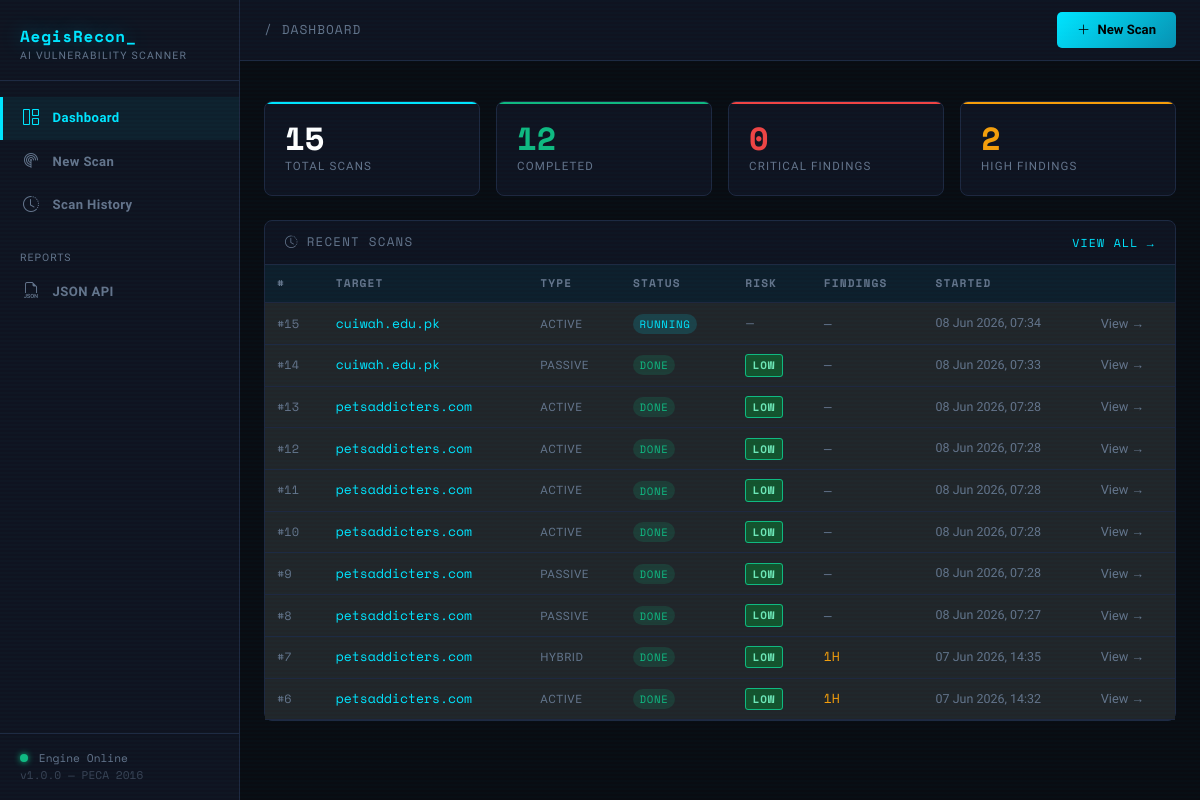
The page / on the database its author committed.
### models/scan.py (models this page shows, shortened)
class ScanTarget(db.Model):
    __tablename__ = "scan_targets"
    id             = db.Column(db.Integer, primary_key=True)
    target         = db.Column(db.String(255), nullable=False)   # domain / IP
    scan_type      = db.Column(db.String(20), default="hybrid")  # passive|active|hybrid
    status         = db.Column(db.String(20), default="pending") # pending|running|done|error
    created_at     = db.Column(db.DateTime, default=datetime.utcnow)
    completed_at   = db.Column(db.DateTime, nullable=True)
    error_message  = db.Column(db.Text, nullable=True)
    findings    = db.relationship("ScanFinding",  backref="scan", lazy="dynamic", cascade="all, delete-orphan")
    risk_score  = db.relationship("RiskScore",    backref="scan", uselist=False,  cascade="all, delete-orphan")
    recon_data  = db.relationship("ReconData",    backref="scan", uselist=False,  cascade="all, delete-orphan")
    report      = db.relationship("ScanReport",   backref="scan", uselist=False,  cascade="all, delete-orphan")
    def findings_by_severity(self):
        counts = {"critical": 0, "high": 0, "medium": 0, "low": 0, "info": 0}
        for f in self.findings:
            if f.severity in counts:
                counts[f.severity] += 1
        return counts

class RiskScore(db.Model):
    __tablename__ = "risk_scores"
    id                   = db.Column(db.Integer, primary_key=True)
    scan_id              = db.Column(db.Integer, db.ForeignKey("scan_targets.id"), nullable=False)
    overall_score        = db.Column(db.Float, default=0.0)
    risk_level           = db.Column(db.String(20), default="info")  # critical|high|medium|low|info
    score_open_ports     = db.Column(db.Float, default=0.0)
    score_ssl            = db.Column(db.Float, default=0.0)
    score_headers        = db.Column(db.Float, default=0.0)
    score_cve            = db.Column(db.Float, default=0.0)
    score_services       = db.Column(db.Float, default=0.0)
    peca_min_pkr         = db.Column(db.BigInteger, default=0)
    peca_max_pkr         = db.Column(db.BigInteger, default=0)
    predictive_score_30d = db.Column(db.Float, default=0.0)
    breach_probability   = db.Column(db.Float, default=0.0)  # 0.0 – 1.0
    ai_summary           = db.Column(db.Text, nullable=True)
    ai_summary_ur        = db.Column(db.Text, nullable=True)   # Urdu translation
    created_at           = db.Column(db.DateTime, default=datetime.utcnow)

### app.py (the view)
    @app.route("/")
    def index():
        recent_scans = (
            ScanTarget.query
            .order_by(ScanTarget.created_at.desc())
            .limit(app.config["SCANS_PER_PAGE"])
            .all()
        )
        total_scans    = ScanTarget.query.count()
        done_scans     = ScanTarget.query.filter_by(status="done").count()
        critical_count = ScanFinding.query.filter_by(severity="critical").count()
        high_count     = ScanFinding.query.filter_by(severity="high").count()
        stats = {
            "total":    total_scans,
            "done":     done_scans,
            "critical": critical_count,
            "high":     high_count,
        }
        return render_template("index.html", scans=recent_scans, stats=stats)

### templates/index.html (shortened to what this page needs)
{% extends "base.html" %}
{% block breadcrumb %}/ Dashboard{% endblock %}
{% block content %}
<div class="row g-3 mb-4">
  <div class="col-6 col-md-3">
    <div class="stat-card accent-cyan">
      <div class="stat-value text-white">{{ stats.total }}</div>
      <div class="stat-label">Total Scans</div>
    </div>
  </div>
  <div class="col-6 col-md-3">
    <div class="stat-card accent-green">
      <div class="stat-value" style="color:var(--aegis-green)">{{ stats.done }}</div>
      <div class="stat-label">Completed</div>
    </div>
  </div>
  <div class="col-6 col-md-3">
    <div class="stat-card accent-red">
      <div class="stat-value" style="color:var(--aegis-red)">{{ stats.critical }}</div>
      <div class="stat-label">Critical Findings</div>
    </div>
  </div>
  <div class="col-6 col-md-3">
    <div class="stat-card accent-orange">
      <div class="stat-value" style="color:var(--aegis-orange)">{{ stats.high }}</div>
      <div class="stat-label">High Findings</div>
    </div>
  </div>
</div>
{% if scans %}
<div class="card-aegis">
  <div class="card-header d-flex justify-content-between align-items-center">
    <span><i class="bi bi-clock-history me-2"></i>Recent Scans</span>
    <a href="{{ url_for('history') }}" style="font-size:0.72rem; color:var(--aegis-cyan); text-decoration:none;">View All →</a>
  </div>
  <div class="table-responsive">
    <table class="table table-aegis mb-0">
      <thead>
        <tr>
          <th>#</th>
          <th>Target</th>
          <th>Type</th>
          <th>Status</th>
          <th>Risk</th>
          <th>Findings</th>
          <th>Started</th>
          <th></th>
        </tr>
      </thead>
      <tbody>
        {% for scan in scans %}
        <tr>
          <td style="color:var(--aegis-muted); font-family:var(--aegis-mono); font-size:0.75rem;">#{{ scan.id }}</td>
          <td>
            <a href="{{ url_for('scan_detail', scan_id=scan.id) }}"
               style="color:var(--aegis-cyan); text-decoration:none; font-family:var(--aegis-mono); font-size:0.82rem;">
              {{ scan.target }}
            </a>
          </td>
          <td>
            <span style="font-size:0.72rem; color:var(--aegis-muted); text-transform:uppercase; letter-spacing:0.05em;">
              {{ scan.scan_type }}
            </span>
          </td>
          <td>
            <span class="status-pill status-{{ scan.status }}">{{ scan.status }}</span>
          </td>
          <td>
            {% if scan.risk_score %}
              {% set lvl = scan.risk_score.risk_level %}
              <span class="severity-badge badge-{{ lvl }}">{{ lvl }}</span>
            {% else %}
              <span style="color:var(--aegis-muted); font-size:0.75rem;">—</span>
            {% endif %}
          </td>
          <td style="font-family:var(--aegis-mono); font-size:0.82rem;">
            {% set fc = scan.findings_by_severity() %}
            {% if fc.high > 0 %}<span style="color:var(--aegis-orange)">{{ fc.high }}H</span> {% endif %}
            {% if fc.critical == 0 and fc.high == 0 and fc.medium == 0 %}
              <span style="color:var(--aegis-muted)">—</span>
            {% endif %}
          </td>
          <td style="color:var(--aegis-muted); font-size:0.78rem;">
            {{ scan.created_at | datetimeformat }}
          </td>
          <td>
            <a href="{{ url_for('scan_detail', scan_id=scan.id) }}"
               style="color:var(--aegis-muted); font-size:0.8rem; text-decoration:none;">
              View →
            </a>
          </td>
        </tr>
        {% endfor %}
      </tbody>
    </table>
  </div>
</div>
{% endif %}
{% endblock %}

### templates/base.html (shortened to what this page needs)
<!DOCTYPE html>
<html lang="en" data-bs-theme="dark">
<head>
  <link rel="stylesheet" href="https://cdnjs.cloudflare.com/ajax/libs/bootstrap/5.3.3/css/bootstrap.min.css" />
  <link rel="stylesheet" href="https://cdnjs.cloudflare.com/ajax/libs/bootstrap-icons/1.11.3/font/bootstrap-icons.min.css" />
</head>
<body>
<aside class="sidebar">
  <div class="sidebar-brand">
    <div class="brand-name">AegisRecon</div>
    <div class="brand-sub">AI Vulnerability Scanner</div>
  </div>
  <nav class="sidebar-nav">
    <ul class="list-unstyled mb-0">
      <li class="nav-item-aegis">
        <a href="{{ url_for('index') }}"
           class="nav-link-aegis {% if request.endpoint == 'index' %}active{% endif %}">
          <i class="bi bi-grid-1x2"></i> Dashboard
        </a>
      </li>
      <li class="nav-item-aegis">
        <a href="{{ url_for('scan_bp.new_scan') }}"
           class="nav-link-aegis {% if request.endpoint == 'scan_bp.new_scan' %}active{% endif %}">
          <i class="bi bi-radar"></i> New Scan
        </a>
      </li>
      <li class="nav-item-aegis">
        <a href="{{ url_for('history') }}"
           class="nav-link-aegis {% if request.endpoint == 'history' %}active{% endif %}">
          <i class="bi bi-clock-history"></i> Scan History
        </a>
      </li>
    </ul>
    <div style="padding: 1.5rem 1.25rem 0.25rem; font-size:0.65rem; text-transform:uppercase; letter-spacing:0.1em; color:var(--aegis-muted);">Reports</div>
    <ul class="list-unstyled mb-0">
      <li class="nav-item-aegis">
        <a href="{{ url_for('api_bp.list_scans') }}"
           class="nav-link-aegis">
          <i class="bi bi-filetype-json"></i> JSON API
        </a>
      </li>
    </ul>
  </nav>
  <div class="sidebar-footer">
    <span class="status-dot me-1"></span>
    Engine Online<br>
    <span style="opacity:0.5">v1.0.0 — PECA 2016</span>
  </div>
</aside>
<div class="main-content">
  <div class="topbar">
    <span class="topbar-title">
      {% block breadcrumb %}AegisRecon AI{% endblock %}
    </span>
    <div class="d-flex align-items-center gap-3">
      <a href="{{ url_for('scan_bp.new_scan') }}" class="btn-aegis-primary" style="text-decoration:none;">
        <i class="bi bi-plus-lg me-1"></i> New Scan
      </a>
    </div>
  </div>
  <div class="px-4 pt-3">
  </div>
  <div class="page-content">
    {% block content %}{% endblock %}
  </div>
</div>
</body>
</html>

### rows shown on the page
ScanTarget: id "15", target "cuiwah.edu.pk", scan_type "ACTIVE", status "RUNNING", created_at "08 Jun 2026, 07:34"
ScanTarget: id "14", target "cuiwah.edu.pk", scan_type "PASSIVE", status "DONE", created_at "08 Jun 2026, 07:33"
RiskScore: risk_level "LOW"
ScanTarget: id "13", target "petsaddicters.com", scan_type "ACTIVE", status "DONE", created_at "08 Jun 2026, 07:28"
RiskScore: risk_level "LOW"
ScanTarget: id "12", target "petsaddicters.com", scan_type "ACTIVE", status "DONE", created_at "08 Jun 2026, 07:28"
RiskScore: risk_level "LOW"
ScanTarget: id "11", target "petsaddicters.com", scan_type "ACTIVE", status "DONE", created_at "08 Jun 2026, 07:28"
RiskScore: risk_level "LOW"
ScanTarget: id "10", target "petsaddicters.com", scan_type "ACTIVE", status "DONE", created_at "08 Jun 2026, 07:28"
RiskScore: risk_level "LOW"
ScanTarget: id "9", target "petsaddicters.com", scan_type "PASSIVE", status "DONE", created_at "08 Jun 2026, 07:28"
RiskScore: risk_level "LOW"
ScanTarget: id "8", target "petsaddicters.com", scan_type "PASSIVE", status "DONE", created_at "08 Jun 2026, 07:27"
RiskScore: risk_level "LOW"
ScanTarget: id "7", target "petsaddicters.com", scan_type "HYBRID", status "DONE", high "1", created_at "07 Jun 2026, 14:35"
RiskScore: risk_level "LOW"
ScanTarget: id "6", target "petsaddicters.com", scan_type "ACTIVE", status "DONE", high "1", created_at "07 Jun 2026, 14:32"
RiskScore: risk_level "LOW"

### other values the page prints
{{ stats.total }} "15"
{{ stats.done }} "12"
{{ stats.critical }} "0"
{{ stats.high }} "2"
